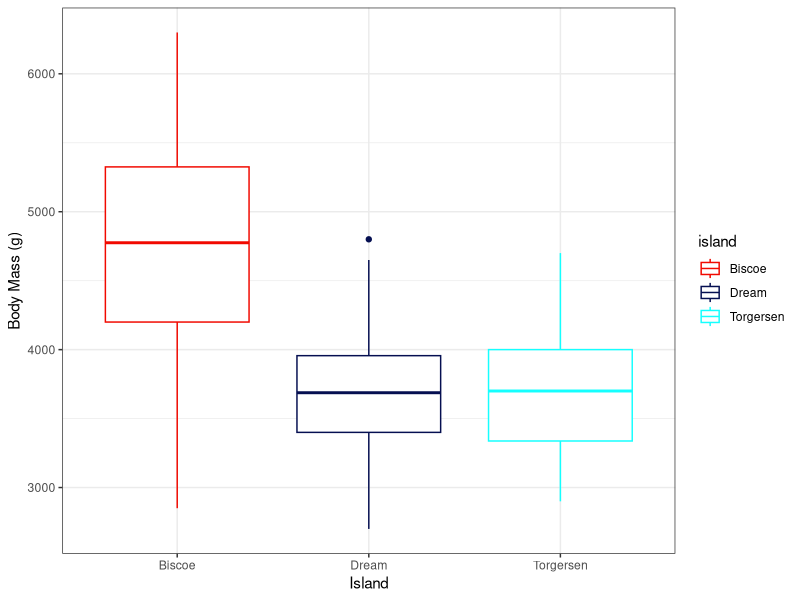

Write the R code that produced this figure.
library(palmerpenguins)
library(ggplot2)

# Make the following changes to this basic boxplot.
# 1) Change the grey background to white
# 2) Clean up the axis labels
# 3) Make the color vary by island
# 4) Choose a color palette that you enjoy!
cooper_theme <- c("#F10900","#050F51","#15FFFF")
ggplot(penguins, aes(island, body_mass_g, color = island)) +
  geom_boxplot() +
  scale_color_manual(values = cooper_theme) +
  labs(x = "Island", y = "Body Mass (g)") +
  theme_bw()







